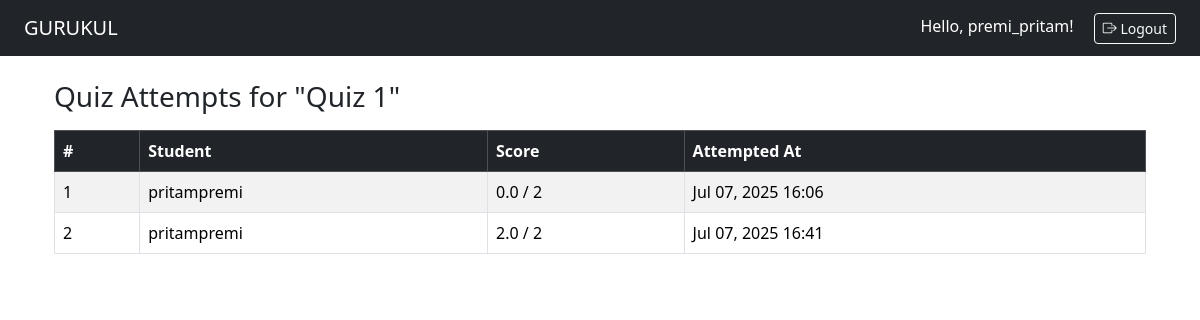
Page /courses/quiz/1/attempts/ (signed in) on the committed database.
### users/models.py (models this page shows, shortened)
class CustomUser(AbstractUser):
    is_student = models.BooleanField(default=False)
    is_instructor = models.BooleanField(default=False)
    email_verified = models.BooleanField(default=False)

### courses/models.py (models this page shows, shortened)
class Quiz(models.Model):
    course = models.ForeignKey('Course', on_delete=models.CASCADE, related_name='quizzes')
    title = models.CharField(max_length=200)
    created_at = models.DateTimeField(auto_now_add=True)

class QuizAttempt(models.Model):
    student = models.ForeignKey(CustomUser, on_delete=models.CASCADE, related_name='quiz_attempts')
    quiz = models.ForeignKey(Quiz, on_delete=models.CASCADE, related_name='attempts')
    started_at = models.DateTimeField(auto_now_add=True)
    completed_at = models.DateTimeField(null=True, blank=True)
    score = models.FloatField(null=True, blank=True)
    attempted_at = models.DateTimeField(default=timezone.now)

### courses/views.py (the view)
# urls.py: path('quiz/<int:quiz_id>/attempts/', quiz_attempts_list_view, name='quiz_attempts_list'),
@login_required
def quiz_attempts_list_view(request, quiz_id):
    quiz = get_object_or_404(Quiz, id=quiz_id, course__instructor=request.user)
    attempts = QuizAttempt.objects.filter(quiz=quiz).select_related('student')
    return render(request, 'courses/quiz/quiz_attempts_list.html', {
        'quiz': quiz,
        'attempts': attempts,
    })

### templates/courses/quiz/quiz_attempts_list.html
{% extends 'base.html' %}
{% block content %}
<div class="container mt-4">
    <h3>Quiz Attempts for "{{ quiz.title }}"</h3>
    {% if attempts %}
    <table class="table table-bordered table-striped mt-3">
        <thead class="table-dark">
            <tr>
                <th>#</th>
                <th>Student</th>
                <th>Score</th>
                <th>Attempted At</th>
            </tr>
        </thead>
        <tbody>
            {% for attempt in attempts %}
                <tr>
                    <td>{{ forloop.counter }}</td>
                    <td>{{ attempt.student.username }}</td>
                    <td>{{ attempt.score }} / {{ quiz.questions.count }}</td>
                    <td>{{ attempt.attempted_at|date:"M d, Y H:i" }}</td>
                </tr>
            {% endfor %}
        </tbody>
    </table>
    {% else %}
        <p>No students have attempted this quiz yet.</p>
    {% endif %}
</div>
{% endblock %}

### templates/base.html (shortened to what this page needs)
<!DOCTYPE html>
<html lang="en">
<head>
    <link href="https://cdn.jsdelivr.net/npm/bootstrap@5.3.3/dist/css/bootstrap.min.css" rel="stylesheet">
    <link rel="stylesheet" href="https://cdn.jsdelivr.net/npm/bootstrap-icons@1.10.5/font/bootstrap-icons.css">
</head>
<body>
    <nav class="navbar navbar-expand-lg navbar-dark bg-dark px-4">
    <a class="navbar-brand" href="/">GURUKUL</a>
    <div class="ms-auto">
        {% if request.user.is_authenticated %}
            <span class="navbar-text text-white me-3">
                Hello, {{ request.user.username }}!
            </span>
            <form method="POST" action="{% url 'users:logout' %}" style="display:inline;">
                <button type="submit" class="btn btn-outline-light btn-sm">
                    <i class="bi bi-box-arrow-right"></i> Logout
                </button>
            </form>
        {% else %}
            <a href="{% url 'users:login' %}" class="btn btn-outline-light btn-sm">
                <i class="bi bi-box-arrow-in-right"></i> Login
            </a>
        {% endif %}
    </div>
</nav>
    <div class="container mt-4">
        {% block content %}{% endblock %}
    </div>
</body>
</html>

### rows in the picture
CustomUser: user.username "premi_pritam"
Quiz: title "Quiz 1", questions.count "2"
QuizAttempt: student.username "pritampremi", score "0.0", attempted_at "Jul 07, 2025 16:06"
QuizAttempt: student.username "pritampremi", score "2.0", attempted_at "Jul 07, 2025 16:41"
